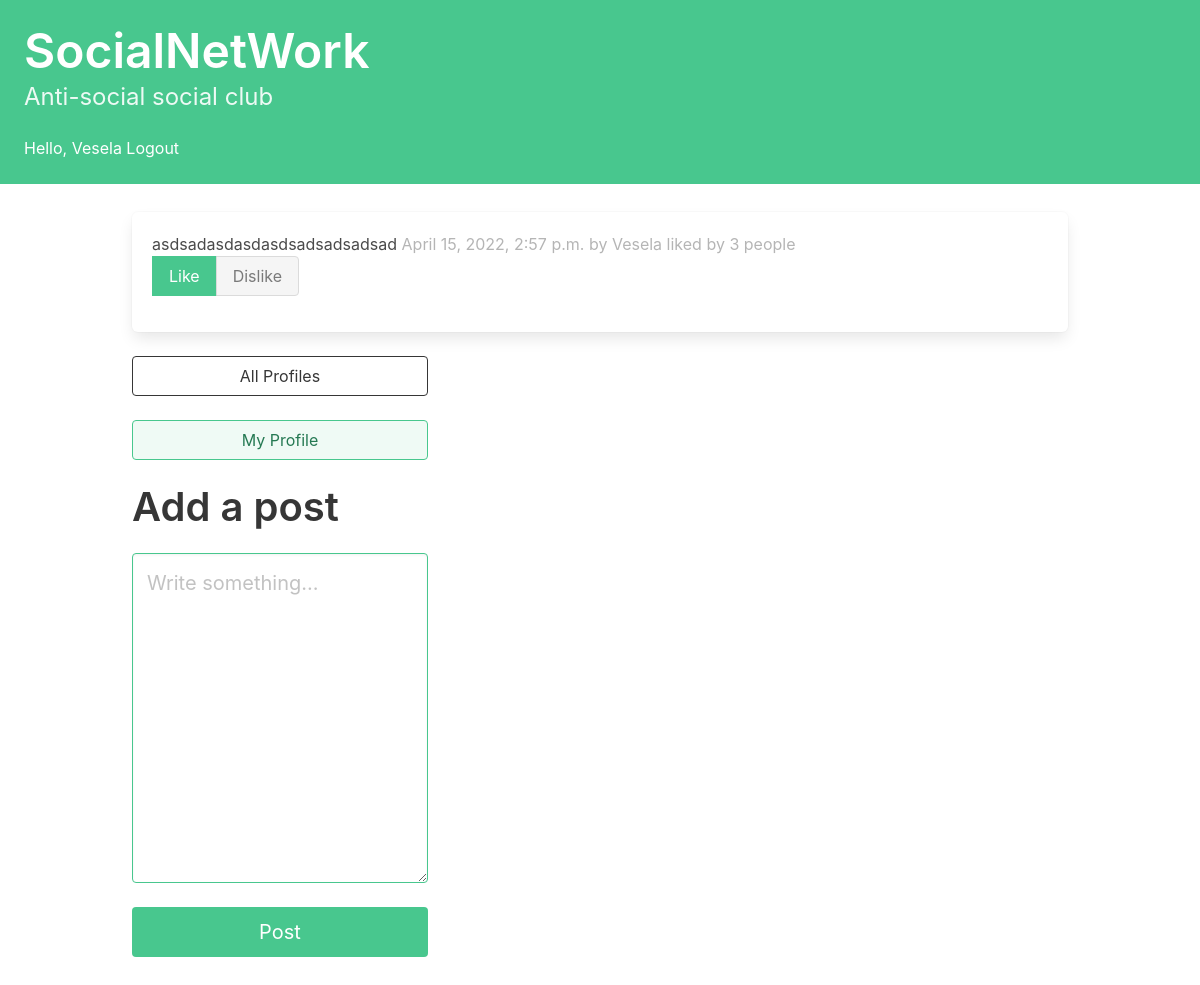
Screenshot of / (signed in) with the database file from the repository.
### socialNetWork/models.py (models this page shows, shortened)
class Post(models.Model):
    user = models.ForeignKey(
        User, related_name="posts", blank=True, null=True, on_delete=models.DO_NOTHING
    )
    body = models.CharField(max_length=140)
    created_at = models.DateTimeField(auto_now_add=True)
    liked = models.ManyToManyField('Profile', related_name='liked_posts')
    test = models.OneToOneField(Profile, on_delete=models.CASCADE, blank=True, null=True)
    @property
    def number_likes(self):
        return len(list(self.liked.all()))

### socialNetWork/views.py (the view, shortened to what this page needs)
# urls.py: path("", dashboard, name="dashboard"),
@login_required(login_url='socialNetWork:login')
def dashboard(request):
    ip_address = visitor_ip_address(request)
    form = PostForm()
    return render(request, "dashboard.html", {"form": form})

### socialNetWork/forms.py
class PostForm(forms.ModelForm):
    body = forms.CharField(required=True,
                           widget=forms.widgets.Textarea(
            attrs={
                "placeholder": "Write something...",
                "class": "textarea is-success is-medium",
            }
        ),
        label="",)
    class Meta:
        model = Post
        fields = ['body']
        exclude = ("user", )

### socialNetWork/views.py (called while the page is built)
def visitor_ip_address(request):
    x_forwarded_for = request.META.get('HTTP_X_FORWARDED_FOR')
    if x_forwarded_for:
        ip = x_forwarded_for.split(',')[0]
    else:
        ip = request.META.get('REMOTE_ADDR')
    return ip

### socialNetWork/templates/dashboard.html (shortened to what this page needs)
{% extends 'base.html' %}
{% block content %}
<div class="column">
    {% for followed in user.profile.follows.all %}
        {% for post in followed.user.posts.all %}
            <div class="box">
                {{post.body}}
                <span class="is-small has-text-grey-light">
                    {{ post.created_at }} by {{ post.user }} liked by {{ post.number_likes }} people
                </span>
                <form method="post">
                    <div class="buttons has-addons">
                        {% if user.profile in post.liked.all %}
                            <button class="button is-success is-static">Like</button>
                            <button class="button is-danger" name="like" value="dislike">
                                Dislike
                            </button>
                        {% else %}
                            <button class="button is-success" name="like" value='like'>Like</button>
                            <button class="button is-danger is-static" name="like" value="dislike">Dislike</button>
                        {% endif %}
                    </div>
                </form>
            </div>
        {% endfor %}
    {% endfor %}
</div>
<div class="column is-one-third">
    <div class="block">
        <a href="{% url 'socialNetWork:profile_list' %} ">
            <button class="button is-dark is-outlined is-fullwidth">
                All Profiles
            </button>
        </a>
    </div>
    <div class="block">
        <a href="{% url 'socialNetWork:profile' request.user.profile.id %} ">
            <button class="button is-success is-light is-outlined is-fullwidth">
                My Profile
            </button>
        </a>
    </div>
    <div class="block">
        <div class="block">
            <h2 class="title is-2">Add a post</h2>
        </div>
        <div class="block">
            <form method="post">
                {{ form.as_p }}
                <button class="button is-success is-fullwidth is-medium mt-5"
                        type="submit">Post
                </button>
            </form>
        </div>
    </div>
</div>
{% endblock content %}

### socialNetWork/templates/base.html (shortened to what this page needs)
<html lang="en">
<head>
    <link rel="stylesheet"
          href="https://cdn.jsdelivr.net/npm/bulma@0.9.3/css/bulma.min.css">
</head>
<body>
    <section class="hero is-small is-success mb-4">
        <div class="hero-body">
            <h1 class="title is-1"><a href="{% url 'socialNetWork:dashboard' %} ">SocialNetWork</a></h1>
            <p class="subtitle is-4">
                Anti-social social club
            </p>
            {% if request.user.is_anonymous == False%}
        <span>Hello, {{request.user}}</span>
        <span><a href="{% url 'socialNetWork:logout' %}">Logout</a></span>
    {% endif %}
        </div>
    </section>
    <div class="container">
    <div>
        {% block content %}
        {% endblock content %}
    </div>
    </div>
</body>
</html>

### rows the page displays
Post: body "asdsadasdasdasdsadsadsadsad", created_at "April 15, 2022, 2:57 p.m.", user "Vesela", number_likes "3", shows "Like"

### other values shown
{{ request.user }} "Vesela"
